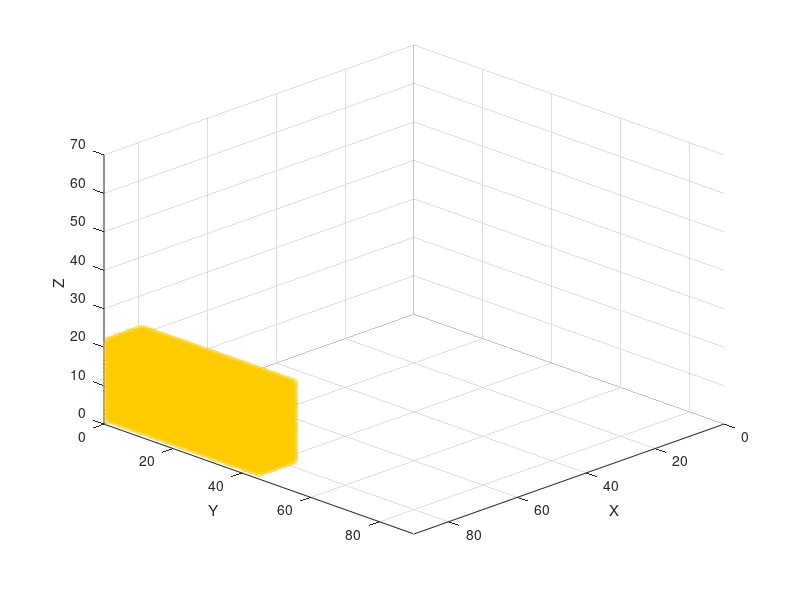

Write the MATLAB code that produced this figure. (Note: this script raises an error after producing the figure.)
%% Map dimensions (MAKE SURE THEY ARE THE SAME AS THE MAP CREATOR)
mapSizeX = 90; mapSizeY = 90; mapSizeZ = 70;
mapSize = [mapSizeX, mapSizeY, mapSizeZ];

%% Generate ROI and Object positions
% We store environment state in this matrix with this values:
% ---- 0 = free | 1= Occupied | 2 = unexplored | 3 = Frontier | 4 = ROI | 
% ---- 5 = Object
voxelStates = 2*ones(mapSize);

%% DEFINE ROI SETTINGS
voxelStates(80:90, 1:45, 2:22) = 4;

%% DEFINE OBJECTIVE LOCATION
objectX=87; objectY=9; objectZ=7;

% Define the object value
objectValue = 5;
% Compute 3x3x3 block centered on the object position
for dx = -1:1
    for dy = -1:1
        for dz = -1:1
            x = objectX + dx;
            y = objectY + dy;
            z = objectZ + dz;

            % Check bounds before assigning
            if x >= 1 && x <= size(voxelStates,1) && ...
               y >= 1 && y <= size(voxelStates,2) && ...
               z >= 1 && z <= size(voxelStates,3)
                voxelStates(x,y,z) = objectValue;
            end
        end
    end
end

figure;             
hold on; 
axis([0 mapSize(1) 0 mapSize(2) 0 mapSize(3)]);
grid on;
xlabel('X'); ylabel('Y'); zlabel('Z');


[rx, ry, rz] = ind2sub(size(voxelStates), find(voxelStates == 4));
scatter3(rx-0.5, ry-0.5, rz-0.5, 50, [1, 0.8, 0], 'filled', 'MarkerFaceAlpha', 0.5);

[gx, gy, gz] = ind2sub(size(voxelStates), find(voxelStates == 5));
scatter3(gx-0.5, gy-0.5, gz-0.5, 50, [0.6, 0.2, 0.8], 'filled', 'MarkerFaceAlpha', 1);

view(135, 30);

%% Save Voxel Initial States Matrix
save('../../Maps_ROI_Object_Situations/LivingRoom_2_situations/LivingRoom_2_voxelStates_7.mat','voxelStates');
disp('saved voxelStates')
